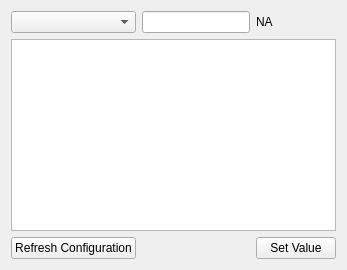
       <widget class="QWidget" name="tab_2">
        <attribute name="title">
         <string>Config</string>
        </attribute>
        <layout class="QGridLayout" name="gridLayout_13">
         <item row="0" column="0">
          <layout class="QGridLayout" name="gridLayout_6">
           <item row="0" column="1">
            <widget class="QComboBox" name="comboBox_ConfigItem"/>
           </item>
           <item row="0" column="3">
            <layout class="QHBoxLayout" name="horizontalLayout_6">
             <item>
              <widget class="QLabel" name="label_ConfigInfo">
               <property name="text">
                <string>NA</string>
               </property>
              </widget>
             </item>
            </layout>
           </item>
           <item row="3" column="2">
            <spacer name="horizontalSpacer">
             <property name="orientation">
              <enum>Qt::Horizontal</enum>
             </property>
             <property name="sizeHint" stdset="0">
              <size>
               <width>40</width>
               <height>20</height>
              </size>
             </property>
            </spacer>
           </item>
           <item row="1" column="1" colspan="3">
            <widget class="QTableWidget" name="tableWidget_Config"/>
           </item>
           <item row="3" column="3">
            <widget class="QPushButton" name="pushButton_SetConfig">
             <property name="text">
              <string>Set Value</string>
             </property>
             <property name="icon">
              <iconset>
               <normaloff>img/Alarm-Tick-icon.png</normaloff>img/Alarm-Tick-icon.png</iconset>
             </property>
            </widget>
           </item>
           <item row="0" column="2">
            <widget class="QLineEdit" name="lineEdit_ConfigValue"/>
           </item>
           <item row="3" column="1">
            <widget class="QPushButton" name="pushButton_RefreshConfig">
             <property name="text">
              <string>Refresh Configuration</string>
             </property>
             <property name="icon">
              <iconset>
               <normaloff>img/Actions-view-refresh-icon.png</normaloff>img/Actions-view-refresh-icon.png</iconset>
             </property>
            </widget>
           </item>
          </layout>
         </item>
        </layout>
       </widget>
